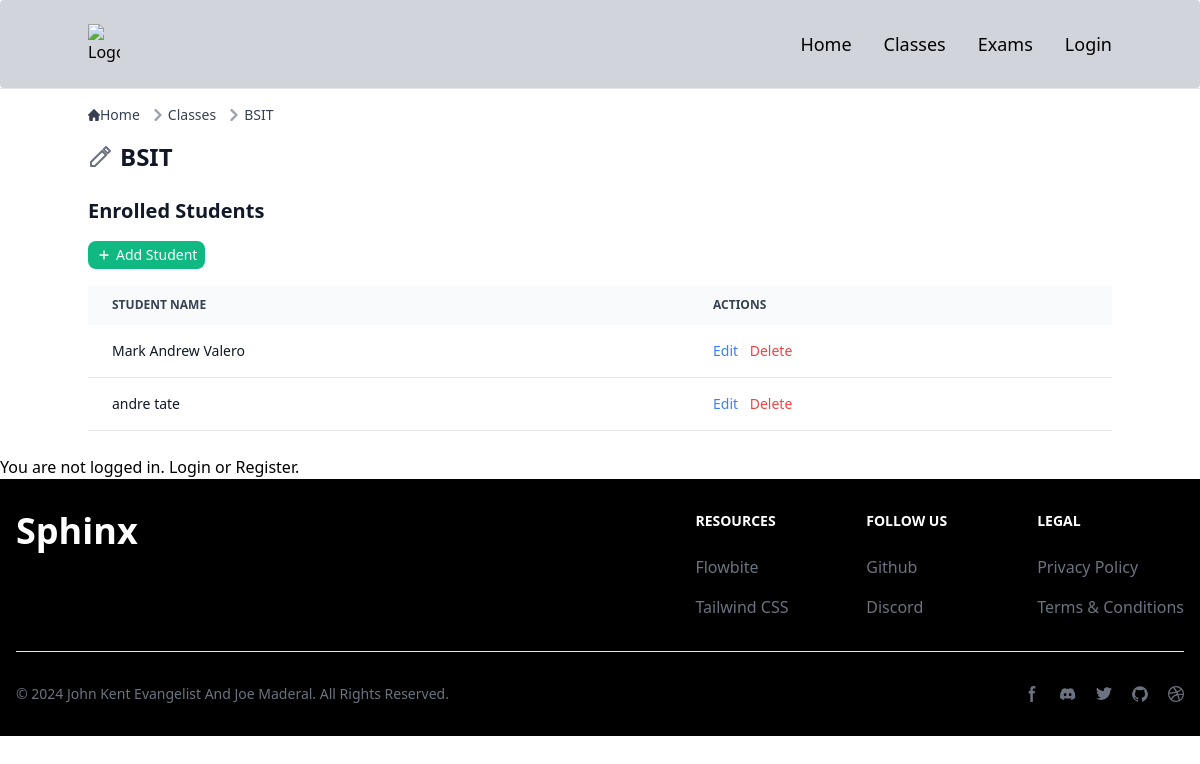
Before: /classes/1/ with the older database file.
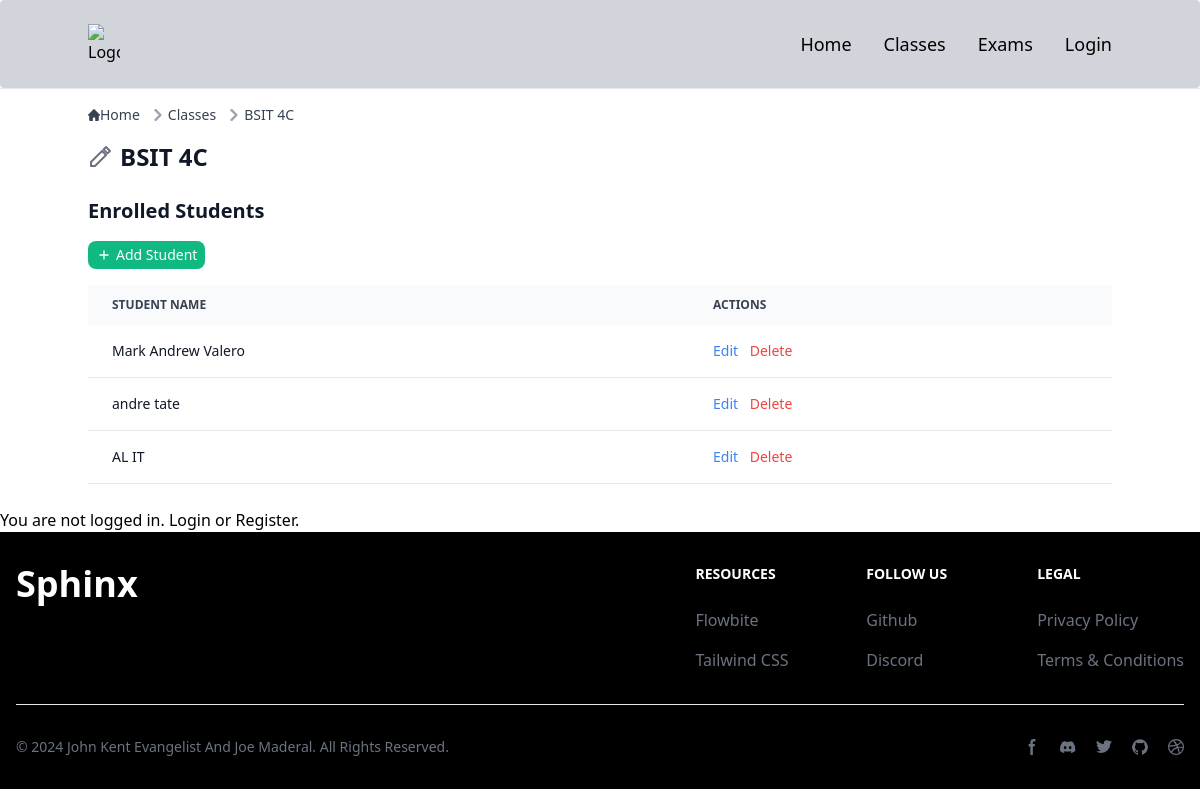
After: the same page with the newer database file.
### smartscoreapp/models.py (models this page shows, shortened)
class Class(models.Model):
    name = models.CharField(max_length=100)
    description = models.TextField(default="No description provided")

class Student(models.Model):
    name = models.CharField(max_length=100)
    year = models.IntegerField()
    assigned_class = models.ForeignKey(Class, on_delete=models.CASCADE, related_name='students')

### smartscoreapp/views.py (the view)
# urls.py: path('classes/<int:class_id>/', class_detail_view, name='class_detail'),
def class_detail_view(request, class_id):
    class_instance = get_object_or_404(Class, id=class_id)
    students = class_instance.students.all()
    if request.method == 'POST':
        form = ClassNameForm(request.POST, instance=class_instance)
        if form.is_valid():
            form.save()
            messages.success(request, 'Class name updated successfully.')
            return redirect('class_detail', class_id=class_instance.id)
        else:
            messages.error(request, 'Error updating class name. Please check the form.')
    else:
        form = ClassNameForm(instance=class_instance)
    context = {
        'class': class_instance,
        'students': students,
        'form': form,
    }
    return render(request, 'class_detail.html', context)

### templates/class_detail.html (shortened to what this page needs)
{% extends "base.html" %}
{% block content %}
  <nav class="flex mb-4" aria-label="Breadcrumb">
    <ol class="inline-flex items-center space-x-1 md:space-x-2 rtl:space-x-reverse">
      <li class="inline-flex items-center">
        <a href="{% url 'index' %}" class="inline-flex items-center text-sm font-medium text-gray-700 hover:text-blue-600 dark:text-gray-400 dark:hover:text-white">
          Home
        </a>
      </li>
      <li class="flex items-center">
        <svg class="rtl:rotate-180 w-3 h-3 text-gray-400 mx-1" aria-hidden="true" xmlns="http://www.w3.org/2000/svg" fill="none" viewBox="0 0 6 10">
          <path stroke="currentColor" stroke-linecap="round" stroke-linejoin="round" stroke-width="2" d="m1 9 4-4-4-4"/>
        </svg>
        <a href="{% url 'classes' %}" class="text-sm font-medium text-gray-700 hover:text-blue-600 dark:text-gray-400 dark:hover:text-white">Classes</a>
      </li>
      <li class="flex items-center">
        <svg class="rtl:rotate-180 w-3 h-3 text-gray-400 mx-1" aria-hidden="true" xmlns="http://www.w3.org/2000/svg" fill="none" viewBox="0 0 6 10">
          <path stroke="currentColor" stroke-linecap="round" stroke-linejoin="round" stroke-width="2" d="m1 9 4-4-4-4"/>
        </svg>
        <span class="text-sm font-medium text-gray-700 dark:text-gray-400">{{ class.name }}</span>
      </li>
    </ol>
  </nav>
  <div class="mb-6 flex items-center cursor-pointer" onclick="openUpdateClassModal()">
    <h1 class="text-2xl font-semibold text-gray-900 dark:text-white" onclick="openUpdateClassModal()">{{ class.name }}</h1>
  </div>
  <h2 class="text-xl font-semibold text-gray-900 dark:text-white mb-4">Enrolled Students</h2>
  <div class="mb-4">
    <button
      class="flex items-center text-sm text-white bg-green-500 hover:bg-green-600 px-2 py-1 rounded-lg focus:outline-none"
      onclick="openAddStudentModal()">
      <svg class="w-4 h-4 mr-1" fill="none" stroke="currentColor" viewBox="0 0 24 24" xmlns="http://www.w3.org/2000/svg">
        <path stroke-linecap="round" stroke-linejoin="round" stroke-width="2" d="M12 6v6m0 0v6m0-6h6m-6 0H6"></path>
      </svg>
      Add Student
    </button>
  </div>
<div class="relative overflow-x-auto mb-6">
  <table class="w-full text-sm text-left rtl:text-right text-gray-500 dark:text-gray-400">
    <thead class="text-xs text-gray-700 uppercase bg-gray-50 dark:bg-gray-700 dark:text-gray-400">
      <tr>
        <th scope="col" class="px-6 py-3">Student Name</th>
        <th scope="col" class="px-6 py-3">Actions</th>
      </tr>
    </thead>
    <tbody>
      {% for student in students %}
      <tr class="bg-white border-b dark:bg-gray-800 dark:border-gray-700">
        <td class="px-6 py-4 font-medium text-gray-900 dark:text-white">{{ student.name }}</td>
        <td class="px-6 py-4">
          <button class="text-blue-500 hover:text-blue-600 dark:text-blue-400 dark:hover:text-blue-500 mr-2"
            onclick="openEditModal('{{ student.id }}', '{{ student.name }}')">Edit</button>
          <button class="text-red-500 hover:text-red-600 dark:text-red-400 dark:hover:text-red-500"
            onclick="openDeleteModal('{{ student.id }}', '{{ student.name }}')">Delete</button>
        </td>
      </tr>
      {% empty %}
      <tr class="bg-white border-b dark:bg-gray-800 dark:border-gray-700">
        <td colspan="2"
          class="px-6 py-4 text-center text-gray-500 dark:text-gray-400">No students enrolled yet.</td>
      </tr>
      {% endfor %}
    </tbody>
  </table>
</div>
{% endblock %}

Changed rows visible on the page:
changed Class: name "BSIT" → "BSIT 4C"
added Student: name "AL IT"
